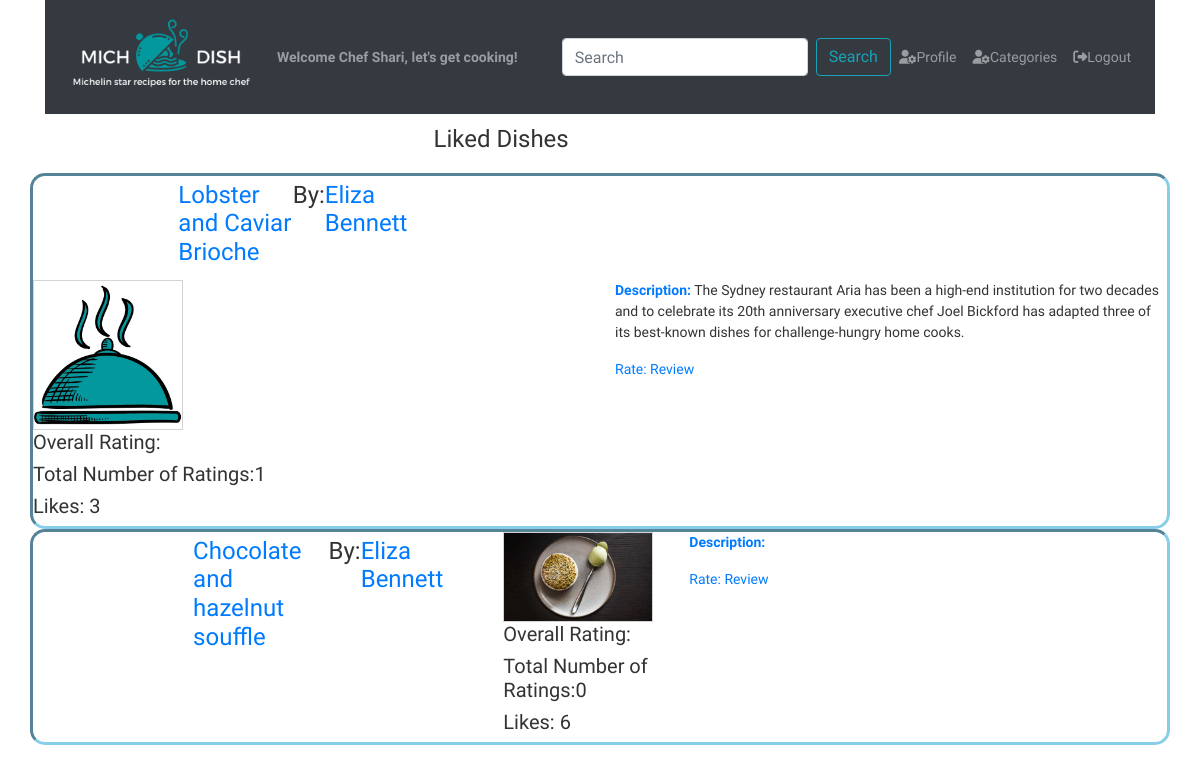
/favorites (signed in), run on an earlier commit of the app's database.
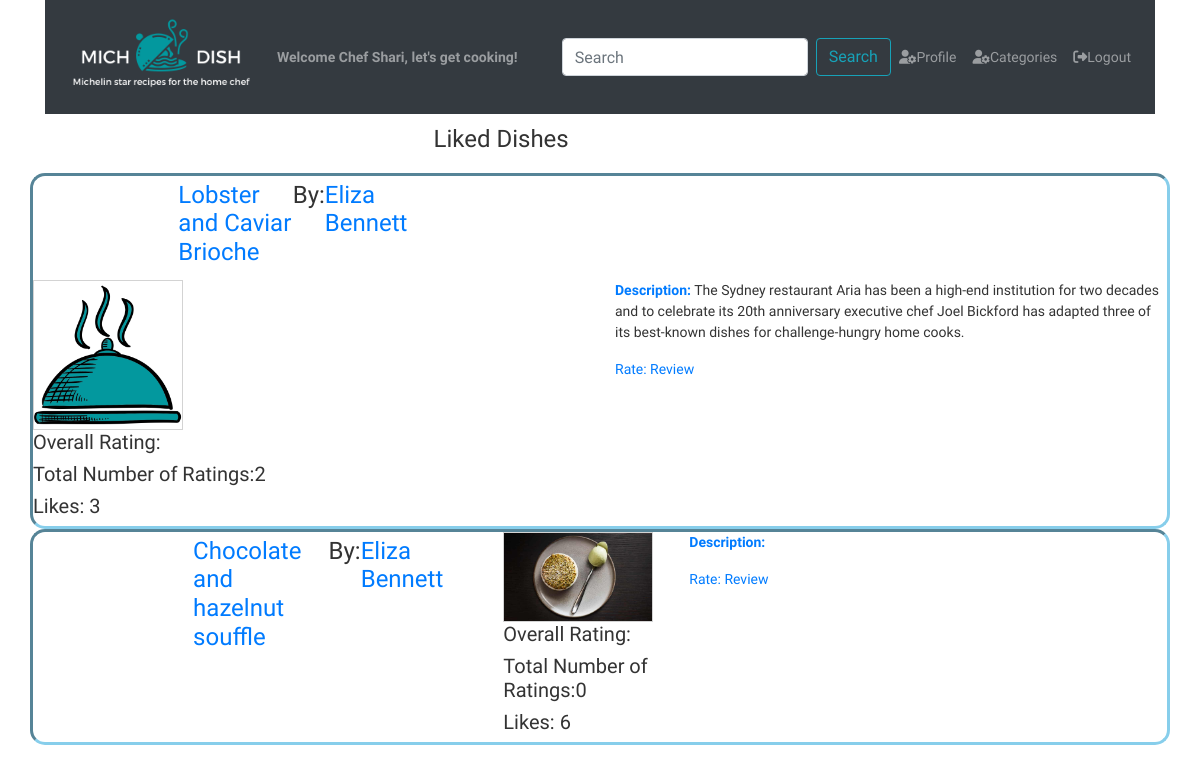
And on a later commit of the database.
### dish/models.py (models this page shows, shortened)
class Dish(models.Model):
    title = models.CharField(max_length=255)
    recipe = models.TextField(help_text="Instructions for how to make the dish.")
    description = models.TextField(blank=True, help_text="Describe the dish, its history and why you were inspired to make it.")
    ingredients = models.TextField(help_text="Add each ingredient on a new line.")
    prep_time = models.IntegerField(help_text="Prep time in minutes.")
    cook_time = models.IntegerField(help_text="Cook time in minutes.")
    servings = models.IntegerField()
    profile_pic = models.ImageField(
        upload_to=dish_directory_path,
        default= 'dishes/blank-dish.jpg',
        blank=True,
        null=True,
        )
    categories = models.ManyToManyField(Category, related_name='dishes', help_text="Select all categories that apply.")
    poster = models.ForeignKey(User, related_name='user_dishes', on_delete=models.CASCADE)
    user_likes = models.ManyToManyField(User, related_name='liked_dishes')
    created_at = models.DateField(auto_now_add=True)
    updated_at = models.DateField(auto_now=True)

### dish/views.py (the view)
# urls.py: path('favorites', views.favorites, name="favorite_dishes"),
@login_required
def favorites(request):
    user = request.user #User.objects.get(id=request.session['user_id'])
    context = {
        'user': user,
        'dishes': Dish.objects.filter(user_likes__in=[user.id]).order_by('created_at') #user.liked_dishes.all().order_by('dish__created_at'),
    }
    return render(request, 'dish/favorites.html', context)

### dish/templates/dish/favorites.html (shortened to what this page needs)
{% extends 'dish/base.html' %}
{% load static %}
{% block css %}
<link rel="stylesheet" href="{% static 'dish/css/favorites.css' %}">
{% endblock %}
{% block greeting %}{% if user.is_authenticated %} {{ user.first_name }}{% endif %}{% endblock greeting %}
{% block profile %}
{% if user.is_authenticated %}
<a href="{% url 'accounts:user_profile' profiled_user_id=user.id %}" class="nav-link"><i
        class="fas fa-user-cog"></i>Profile</a>
{% else %}
<a href="{% url 'accounts:signup' %}" class="nav-link"><i class="fas fa-user-cog"></i>Register</a>
{% endif %}
{% endblock profile %}
{% block login %}
{% if user.is_authenticated %}
<a href="{% url 'logout' %}" class="nav-link"><i class="fas fa-sign-out-alt"></i>Logout</a>
{% else %}
<a href="{% url 'login' %}" class="nav-link"><i class="fas fa-sign-in-alt"></i>Login</a>
{% endif %}
{% endblock login %}
{% block content %}
<div id="allPost">
    <div id="title">
        <h4>Liked Dishes</h4>
    </div>
    {% for dish in dishes %}
    <div class="row post">
        <div class="row">
            <div id="header">
                <h4><a href="/dish/{{ dish.id }}">{{ dish.title }}</a> By: <a
                        href="{% url 'accounts:user_profile' profiled_user_id=dish.poster.id %}">{{ dish.poster.first_name }}
                        {{ dish.poster.last_name }}</a></h4>
            </div>
        </div>
        <div class="row">
            <div class="col">
                <div id="picture">
                    <div>
                        <img src="{{ dish.profile_pic.url }}" alt="Dish Picture Here">
                    </div>
                    <div>
                        <h5>Overall Rating: {{ dish.ratings.avg }} </h5>
                    </div>
                    <div>
                        <h5>Total Number of Ratings:{{ dish.ratings.count }}</h5>
                    </div>
                    <div>
                        <h5>Likes: {{ dish.user_likes.count }}</h5>
                    </div>
                </div>
            </div>
            <div class="col">
                <div id="description">
                    <p><span>Description:</span> {{ dish.description }}</p>
                    <div id="rate">
                        <a href="">Rate: </a>
                        <a href="">Review</a>
                    </div>
                </div>
            </div>
        </div>
    </div>
    {% endfor %}
</div>
{% endblock %}

What changed in the data, as far as the page shows it:
changed Dish "Lobster and Caviar Brioche": ratings.count "1" → "2"
